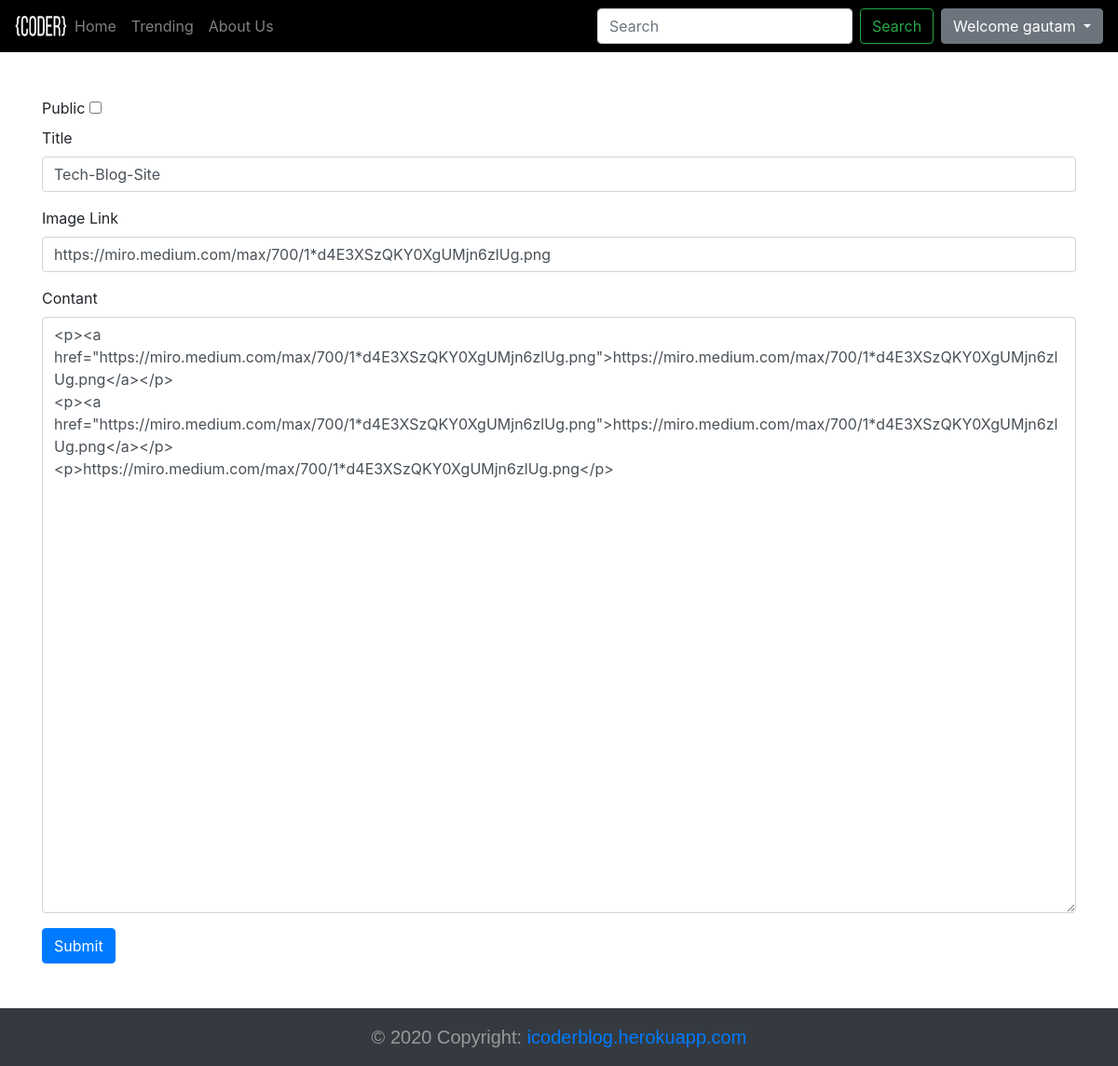
Page /editPost/31 (signed in) on the earlier database version.
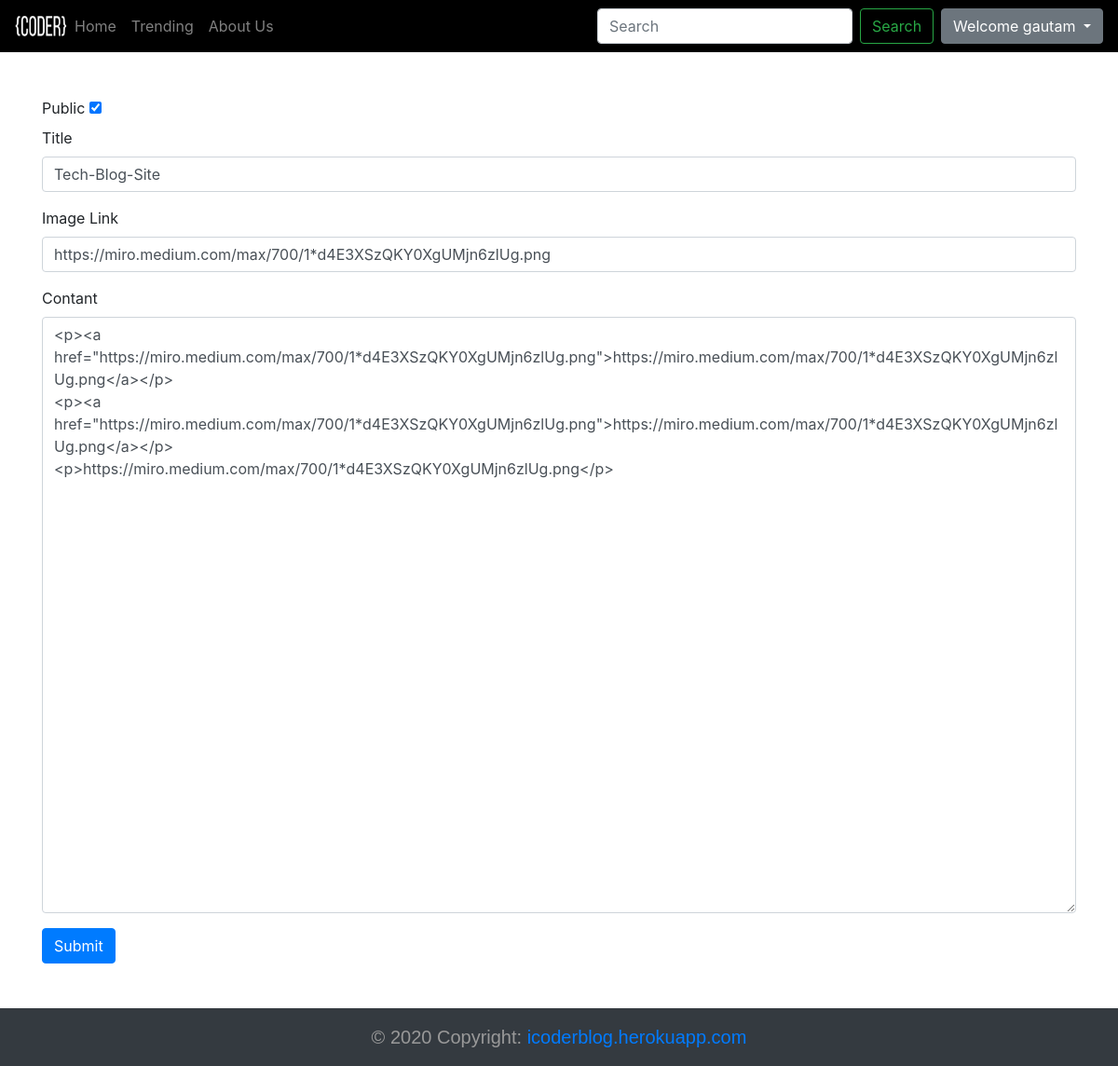
Same page on the later database version.
### blog/models.py (models this page shows, shortened)
class Blogpost(models.Model):
    post_id = models.AutoField(primary_key=True)
    user = models.ForeignKey(User,on_delete=models.CASCADE)
    title = models.CharField(max_length=100)
    contant = models.TextField(max_length=5000)
    pub_date = models.DateTimeField(auto_now_add=True)
    view = models.IntegerField(default=0)
    IMG_url = models.CharField(max_length=250,default='')
    public = models.BooleanField(default=True)

### blog/views.py (the view, shortened to what this page needs)
# urls.py: path("editPost/<int:id>",views.edit_post,name="EditPost"),
def edit_post(request,id):
    print("request---",request.method,request.session['user'])
    try:
        user = request.session['user']
    except:
        messages.warning(request,"Please Login")
        return redirect("/")
    if request.method=="GET":
        try:
            post = Blogpost.objects.get(post_id=id)
            if request.user==post.user:
                print(post.title)
                return render(request,"blog/edit_post.html",{"post":post})
            else:
                messages.error(request,"You are not Authenticated for this action")
            return redirect("/")
        except:
            messages.error(request,"Post not available")
            return redirect("/")

### templates/blog/edit_post.html (shortened to what this page needs)
{% extends 'base.html' %}
{% block body %}
<div class="container mt-5">
<form  id="blog-form"  action="{% url 'EditPost' post.post_id %}" method="POST">
    <div class="form-group">
        <label>Public</label>
        <input type="checkbox"  placeholder="" name="public" {% if post.public %}checked{% endif %} ><br>
        <label>Title</label>
        <input type="title" class="form-control" placeholder="Title" name="title" value="{{post.title}}" required>
    </div>
    <div class="form-group">
        <label>Image Link</label>
        <input type="url" class="form-control" placeholder="Image Link" name="img_url" value="{{post.IMG_url}}" required>
    </div>
    <div class="form-group">
        <label>Contant</label>
        <textarea class="form-control" id="myTextarea" name="contant" >{{post.contant}}</textarea>
    </div>
    <button type="submit" class="btn btn-primary">Submit</button>
</form>
</div>
{% endblock body %}

### templates/base.html (shortened to what this page needs)
<!Doctype html>
<html lang="en">
{% load static %}
<head>
  <link rel="stylesheet" href="https://stackpath.bootstrapcdn.com/bootstrap/4.2.1/css/bootstrap.min.css"
>
  <link rel="stylesheet" href="https://cdnjs.cloudflare.com/ajax/libs/font-awesome/4.7.0/css/font-awesome.min.css">
</head>
<body>
  <nav class="navbar navbar-expand-lg navbar-dark" style="background-color: black;">
    <a href="/"><img src="{% static "blog/coder.png"%}" style="width:3.5rem;height:1.5rem;"></a>
    <div class=" collapse navbar-collapse" id="navbarSupportedContent">
      <ul class="navbar-nav mr-auto">
        <li class="nav-item {% block homeactive %}{% endblock homeactive%}">
          <a class="nav-link" href="/">Home <span class="sr-only">(current)</span></a>
        </li>
        <li class="nav-item {% block trendactive %}{% endblock trendactive%}">
          <a class="nav-link" href="/trending/">Trending<span class="sr-only">(current)</span></a>
        </li>
        <li class="nav-item {% block aboutactive %}{% endblock aboutactive%}">
          <a class="nav-link" href="/about/">About Us</a>
        </li>
      </ul>
      <form class="form-inline my-2 my-lg-0" method='get' action='/search/'>
        <input class="form-control mr-sm-2" type="search" placeholder="Search" aria-label="Search" name="query"
          id="query">
        <button class="btn btn-outline-success my-2 my-sm-0" type="submit">Search</button>
      </form>
      {% if user.is_authenticated %}
      <ul class="navbar-nav ml-2">
        <li class="nav-item dropdown">
          <a class="btn btn-secondary dropdown-toggle" href="#" role="button" id="dropdownMenuLink"
            data-toggle="dropdown" aria-haspopup="true" aria-expanded="false">
            Welcome {{request.user}}
          </a>
        </li>
      </ul>
      {%endif%}
  </nav>
  {% block body %} {% endblock %}
<footer class="page-footer bg-dark mt-5">
  <div class="footer-copyright text-center py-3">© 2020 Copyright:
    <a href="https://icoderblog.herokuapp.com/">icoderblog.herokuapp.com</a>
  </div>
</footer>
</body>
</html>

Differences in the rows shown:
changed Blogpost "Tech-Blog-Site": public "☐" → "☑"
